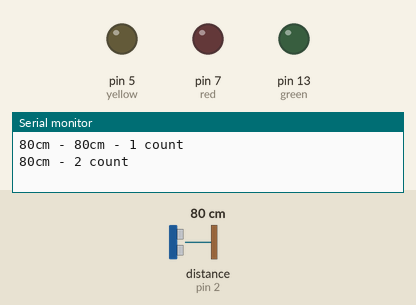
This sketch was run on a simulated Arduino Uno, built with avr-gcc and run on an emulated ATmega328P. Parts: output pins drawn as LEDs (lit = HIGH), the last lines printed to the serial monitor. Wiring (inferred from the names in the program): ultrasonic range finder: trigger pin 3; echo pin 2. The test bench sets the inputs (shaded band); at power-on: distance to the obstacle (sensor on pin 2) 80 cm. The echo pulse lasts 58.3 µs per cm; pins used as bus, display or sensor lines are not drawn.

Above: at 1.3 s.
1.4 s: distance to the obstacle (sensor on pin 2) set to 34 cm
2.9 s: distance to the obstacle (sensor on pin 2) set to 28 cm
At 4.2 s:
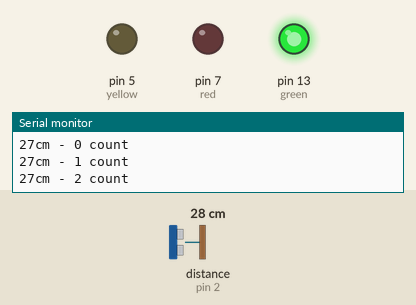
4.5 s: distance to the obstacle (sensor on pin 2) set to 22 cm
6.0 s: distance to the obstacle (sensor on pin 2) set to 19 cm
At 7.2 s:
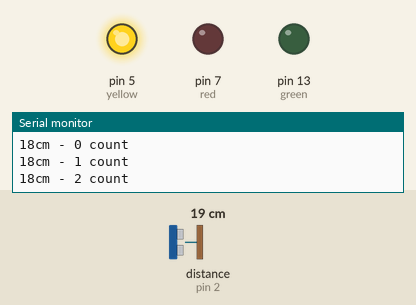
7.5 s: distance to the obstacle (sensor on pin 2) set to 12 cm
9.0 s: distance to the obstacle (sensor on pin 2) set to 9 cm
At 10.0 s:
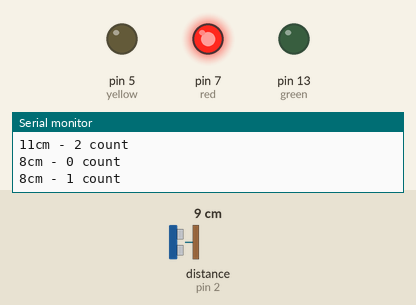
Timing chart, 0 to 40.6 s (numbered marks = the images above; inputs shaded):
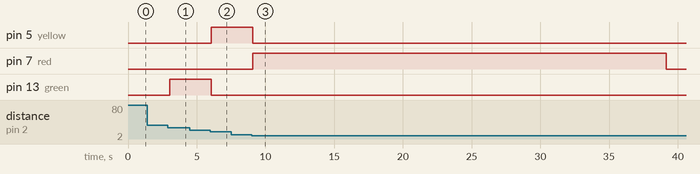

Measured:
- the behaviour switches between 31 and 30 cm on distance to the obstacle (sensor on pin 2) (found by bisection; images 0 and 1)
- the behaviour switches between 21 and 20 cm on distance to the obstacle (sensor on pin 2) (found by bisection; images 1 and 2)
- the behaviour switches between 11 and 10 cm on distance to the obstacle (sensor on pin 2) (found by bisection; images 2 and 3)
- after the input at 2.9 s, pin 13 (green): LOW → HIGH after 0.13 s
- after the input at 6.0 s, pin 5 (yellow): LOW → HIGH after 0.05 s; pin 13 (green): HIGH → LOW after 0.05 s
- after the input at 9.0 s, pin 5 (yellow): HIGH → LOW after 0.06 s instead of 28.7 s; pin 7 (red): LOW → HIGH after 0.06 s, → LOW 30.1 s later

The sketch:

sketch_parking_aid_final.ino
```cpp
const int trigPin = 3;//3
const int echoPin = 2;//4
const int red=7;//7
const int yellow=5;//10
const int green=13;//13

long last = 0;
int count = 0;

void setup() {
  pinMode(red, OUTPUT);
  pinMode(yellow, OUTPUT);
  pinMode(green, OUTPUT);
  Serial.begin(9600);
}

void loop()
{
  // establish variables for duration of the ping,
  // and the distance result in inches and centimeters:
  long duration, cm;

  // The sensor is triggered by a HIGH pulse of 10 or more microseconds.
  // Give a short LOW pulse beforehand to ensure a clean HIGH pulse:
  pinMode(trigPin, OUTPUT);
  digitalWrite(trigPin, LOW);
  delayMicroseconds(250);
  digitalWrite(trigPin, HIGH);
  delayMicroseconds(250);
  digitalWrite(trigPin, LOW);

  // Read the signal from the sensor: a HIGH pulse whose
  // duration is the time (in microseconds) from the sending
  // of the ping to the reception of its echo off of an object.
  pinMode(echoPin, INPUT);
  duration = pulseIn(echoPin, HIGH);

  // convert the time into a distance
  cm = microsecondsToCentimeters(duration);

  Serial.print(cm);
  Serial.print("cm - ");
  //Serial.println();
  if(last > cm - 60 && last < cm + 60) {
    if(cm > last - 3 && cm < last + 3) {
      count+=1;
    }
    else {
      count = 0;
    }
    Serial.print(count);
    Serial.print(" count ");
    Serial.println();
    if(count < 60) {
      if(cm < 10) {
        digitalWrite(red, HIGH);
        digitalWrite(yellow, LOW);
        digitalWrite(green, LOW);
      }
      else if(cm < 20) {
        digitalWrite(red, LOW);
        digitalWrite(yellow, HIGH);
        digitalWrite(green, LOW);
      }
      else if(cm < 30) {
        digitalWrite(red, LOW);
        digitalWrite(yellow, LOW);
        digitalWrite(green, HIGH);
      }
      else {
        digitalWrite(red, LOW);
        digitalWrite(yellow, LOW);
        digitalWrite(green, LOW);
      }
    }
    else if(count == 60) {
      digitalWrite(red, LOW);
      digitalWrite(yellow, LOW);
      digitalWrite(green, LOW);
    }
    else {
      count = 61;
    }
  }
  last = cm;
  delay(500);
}

long microsecondsToCentimeters(long microseconds)
{
  // The speed of sound is 340 m/s or 29 microseconds per centimeter.
  // The ping travels out and back, so to find the distance of the
  // object we take half of the distance travelled.
  return microseconds / 29 / 2;
}
```
